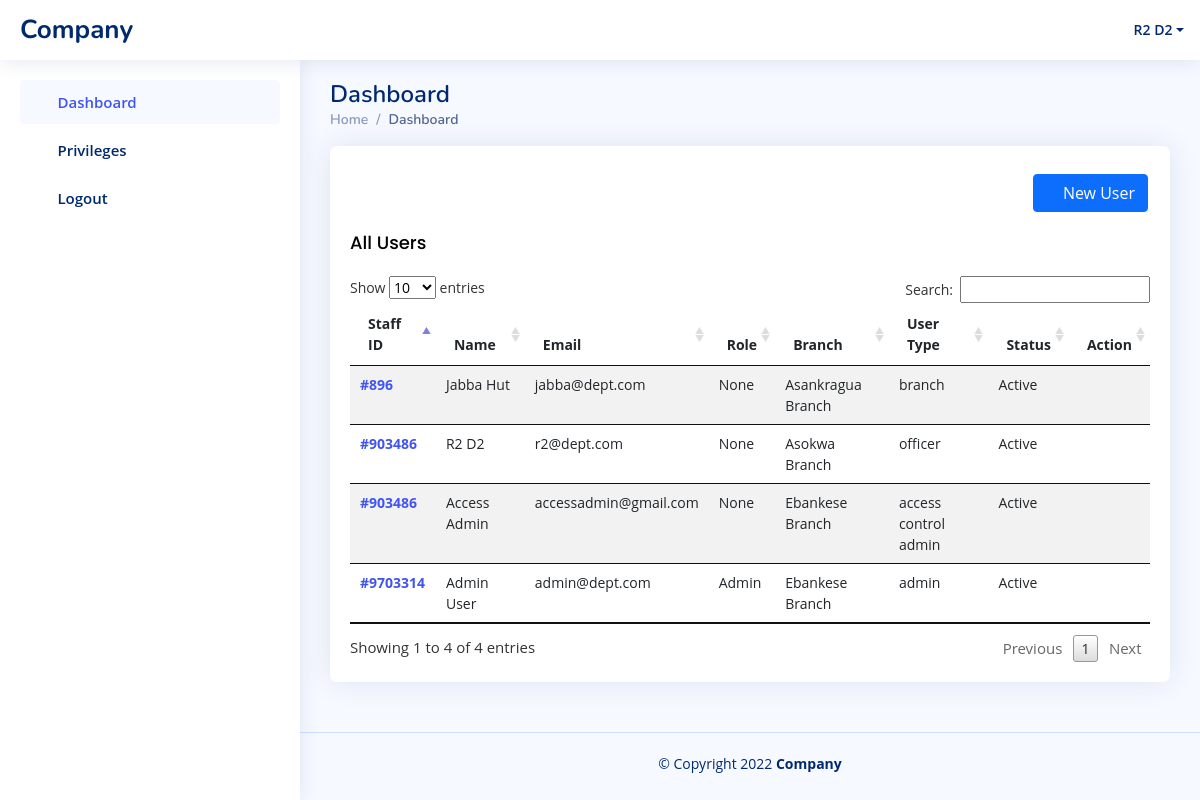
The app's page /access-control/ (signed in) with its own data.
### users/models.py (models this page shows)
class User(AbstractBaseUser, PermissionsMixin):
    email = models.EmailField(_('email address'), unique=True)
    username = models.CharField(max_length = 50, blank = True, null = True, unique = True)
    first_name = models.CharField(
        max_length=50, verbose_name=_("first name"),
    )
    middle_name = models.CharField(
        max_length=50, verbose_name=_("middle name"), null=True, blank=True
    )
    last_name = models.CharField(
        max_length=50, verbose_name=_("last name"),
    )
    BRANCH_CHOICES = (
        (2, "Ebankese Branch"),
        (3, "Accra Central Branch"),
        (4, "Republic Court Branch"),
        (5, "Kumasi Branch"),
        (6, "Tema Branch"),
        (7, "Legon Branch"),
        (8, "Abossey Okai Branch"),
        (9, "Tudu Branch"),
        (10, "Techiman Branch"),
        (11, "KNUST Brach"),
        (12, "Tamale Branch"),
        (13, "Koforidua Branch"),
        (14, "Baatsona Branch"),
        (15, "Private Panking"),
        (16, "Ashaiman Branch"),
        (17, "Takoradi Branch"),
        (18, "Kasoa Branch"),
        (19, "Post Office Square Branch"),
        (20, "Adabraka Branch"),
        (21, "Agona Swedru Branch"),
        (22, "Cape Coast Branch"),
        (23, "Winneba Branch"),
        (24, "Asamankese Branch"),
        (25, "Dansoman Branch"),
        (26, "Accra Newtown Branch"),
        (27, "Sefwi Wiawso"),
        (28, "Essam Branch"),
        (29, "Asankragua Branch"),
        (30, "Sefwi Bekwai Branch "),
        (31, "Akontombra Branch"),
        (32, "Juaboso"),
        (33, "Asempaneye Branch"),
        (34, "Madina Branch"),
        (35, "Goaso Branch"),
        (36, "Achimota Branch"),
        (37, "Asokwa Branch"),
        (38, "Tema Community 25 Branch"),
        (39, "Bolgatanga Branch"),
        (40, "Adjiringanor Branch"),
    )
    branch = models.PositiveBigIntegerField(choices=BRANCH_CHOICES,null=True,blank=True)
    is_staff = models.BooleanField(default=False)
    is_active = models.BooleanField(default=True)
    is_branch_user = models.BooleanField(default=False)
    is_head_office_user = models.BooleanField(default=False)
    staff_id = models.CharField(max_length=50,null=True,blank=True)
    is_delete_requested = models.BooleanField(default= False)
    USER_TYPE_CHOICES = (
        (1, 'branch'),
        (2, 'officer'),
        (3, 'admin'),
        (4,'access control admin'),
        (5,'access control staff'),
    )
    role = models.CharField(max_length=200,null=True,blank = True)
    user_type = models.PositiveSmallIntegerField(
        choices=USER_TYPE_CHOICES,null=True,blank=True)
    date_started = models.DateTimeField(default=timezone.now)
    objects = CustomUserManager()
    USERNAME_FIELD = 'email'
    REQUIRED_FIELDS = [ 'first_name', 'last_name']
    def __str__(self):
        return f'{self.first_name} {self.last_name}'

### access_control/views.py (the view)
# urls.py: path('',views.dashboard,name='dashboard'),
@login_required
def dashboard(request):
    context = {}
    users = User.objects.all()
    context['users'] = users
    context['form'] = UserRegistrationForm
    return render(request,'access_control/dashboard.html',context)

### access_control/templates/access_control/dashboard.html (shortened to what this page needs)
{% extends 'access_control/base.html' %}{% load crispy_forms_tags %}
{% block content %}
<div class="pagetitle">
    <h1>Dashboard</h1>
    <nav>
      <ol class="breadcrumb">
        <li class="breadcrumb-item"><a href="index.html">Home</a></li>
        <li class="breadcrumb-item active">Dashboard</li>
      </ol>
    </nav>
  </div>
  <section class="section dashboard">
    <div class="row">
      <div class="col-lg-12">
        <div class="row">
          <div class="col-12">
            <div class="card" style="border-radius: 7px;">
              <br>
                <div class="well-sm col-sm-12" style="padding-right: 22px;">
                  <button type="button" style="float: right;" class="btn btn-primary mt-1" data-bs-toggle="modal" data-bs-target="#verticalycentered2"><i class="bi bi-plus-square"></i>
                    New User
                  </button>
                </div>
              <div class="card-body" >
                <h5 class="card-title" style="color: black;">All Users</h5>
                <table id="dataTable" class="table table-striped">
                  <thead>
                    <tr>
                      <th scope="col" style="text-align:left">Staff ID</th>
                      <th scope="col" style="text-align:left">Name</th>
                      <th scope="col" style="text-align:left">Email</th>
                      <th scope="col" style="text-align:left">Role</th>
                      <th scope="col" style="text-align:left">Branch</th>
                      <th scope="col" style="text-align:left">User Type</th>
                      <th scope="col" style="text-align:left">Status</th>
                      <th scope="col" style="text-align:left">Action</th>
                    </tr>
                  </thead>
                  <tbody>
                    {% for u in users %}
                    <tr style="text-align:left">
                        <th scope="row"><a href="{% url 'access_control:user-action' u.id %}" >#{{u.staff_id}}</a></th>
                        <td>{{u }}</td>
                        <td>{{ u.email }}</td>
                        <td>{{ u.role }}</td>
                        <td>{{ u.get_branch_display}}</td>
                        <td>{{u.get_user_type_display }}</td>
                        <td>
                          {% if  u.is_delete_requested %}
                            Pending Account Deletion
                          {% elif u.is_active %}
                            Active
                            {% else %}
                            Pending Account Creation
                          {% endif %}
                        </td>
                        <th style="text-align:left" scope="row">
                          <a href="{% url 'access_control:user-action' u.id %}" ><i class="bi bi-eye-fill" data-toggle="tooltip" data-placement="top" title="Close"></i></a>
                        </th>
                      </tr>
                    {% endfor %}
                  </tbody>
                </table>
              </div>
            </div>
          </div>
        </div>
      </div>
    </div>
  </section>
{% endblock %}

### access_control/templates/access_control/base.html (shortened to what this page needs)
{% load static %}
{% load crispy_forms_tags %}
<!DOCTYPE html>
<html lang="en">
  <head>
    <link
      rel="stylesheet"
      href="{% static 'assets/fonts/open-sans-v29-latin-300.woff' %}"
    />
    <link
      rel="stylesheet"
      href="{% static 'assets/fonts/nunito-v24-latin-300.woff' %}"
    />
    <link
      rel="stylesheet"
      href="{% static 'assets/fonts/poppins-v20-latin-300.woff' %}"
    />
    <link
      href="{% static 'assets/vendor/bootstrap/css/bootstrap.min.css' %}"
      rel="stylesheet"
    />
    <link
      href="{% static 'assets/vendor/bootstrap-icons/bootstrap-icons.css' %}"
      rel="stylesheet"
    />
    <link
      href="{% static 'assets/vendor/boxicons/css/boxicons.min.css' %}"
      rel="stylesheet"
    />
    <link
      href="{% static 'assets/vendor/quill/quill.snow.css' %}"
      rel="stylesheet"
    />
    <link
      href="{% static 'assets/vendor/quill/quill.bubble.css' %}"
      rel="stylesheet"
    />
    <link
      href="{% static 'assets/vendor/remixicon/remixicon.css' %}"
      rel="stylesheet"
    />
    <link
      href="{% static 'assets/vendor/datatables/datatables/media/css/jquery.dataTables.css' %}"
      rel="stylesheet"
    />
    <link
      href="{% static 'assets/vendor/datatables/datatables/media/js/jquery.dataTables.min.js' %}"
      rel="stylesheet"
    />
    <link href="{% static 'assets/vendor/filepond/dist/filepond.css' %}" rel="stylesheet">
    <link href="{% static 'assets/css/style.css' %}" rel="stylesheet" />
  </head>
  <body>
    <header id="header" class="header fixed-top d-flex align-items-center">
      <div class="d-flex align-items-center justify-content-between">
        <a href="/" class="logo d-flex align-items-center">
          <span class="d-none d-lg-block">Company</span>
        </a>
      </div>
      <nav class="header-nav ms-auto">
        <ul class="d-flex align-items-center">
          <li class="nav-item dropdown pe-3">
            <a
              class="nav-link nav-profile d-flex align-items-center pe-0"
              href="#"
              data-bs-toggle="dropdown"
            >
              <i class="bx bxs-user bx-sm"></i>
              <span class="d-none d-md-block dropdown-toggle ps-2"
                >{{user}}</span
              > </a
            >
          </li>
        </ul>
      </nav>
    </header>
    {% include 'access_control/sidebar.html' %}
    <main id="main" class="main">
     {% block content %}
     {% endblock %}
    </main>
    <footer id="footer" class="footer">
      <div class="copyright">
        &copy; Copyright <span id = "copyright-year"></span> <strong><span>Company</span></strong>
      </div>
    </footer>
  </body>
</html>

### static/assets/css/style.css (style rules this page uses)
:root { scroll-behavior: smooth; }
body { font-family: "Open Sans", sans-serif; background: #f6f9ff; color: #444444; }
a { color: #4154f1; text-decoration: none; }
h1, h2, h3, h4, h5, h6 { font-family: "Nunito", sans-serif; }
#main { margin-top: 60px; padding: 20px 30px; transition: all 0.3s; }
.pagetitle { margin-bottom: 10px; }
.pagetitle h1 { font-size: 24px; margin-bottom: 0; font-weight: 600; color: #012970; }
.card { margin-bottom: 30px; border: none; border-radius: 10px; box-shadow: 0px 0 30px rgba(1, 41, 112, 0.1); }
.card-title { padding: 20px 0 15px 0; font-size: 18px; font-weight: 500; color: #012970; font-family: "Poppins", sans-serif; }
.card-body { padding: 0 20px 20px 20px; }
.breadcrumb { font-size: 14px; font-family: "Nunito", sans-serif; color: #899bbd; font-weight: 600; }
.breadcrumb a { color: #899bbd; transition: 0.3s; }
.breadcrumb .breadcrumb-item::before { color: #899bbd; }
.breadcrumb .active { color: #51678f; font-weight: 600; }
.logo { line-height: 1; }
@media (min-width: 1200px) { .logo { width: 280px; } }
.logo span { font-size: 26px; font-weight: 700; color: #012970; font-family: "Nunito", sans-serif; }
.header { transition: all 0.5s; z-index: 997; height: 60px; box-shadow: 0px 2px 20px rgba(1, 41, 112, 0.1); background-color: #fff; padding-left: 20px; }
.header-nav ul { list-style: none; }
.header-nav > ul { margin: 0; padding: 0; }
.header-nav .nav-profile { color: #012970; }
.header-nav .nav-profile span { font-size: 14px; font-weight: 600; }
@media (min-width: 1200px) { #main, #footer { margin-left: 300px; } }
.footer { padding: 20px 0; font-size: 14px; transition: all 0.3s; border-top: 1px solid #cddfff; }
.footer .copyright { text-align: center; color: #012970; }

### records on screen
User: first_name+last_name "R2 D2", staff_id "903486", email "r2@dept.com", role "None", branch "Asokwa Branch", user_type "officer", is_delete_requested "Active"
User: staff_id "9703314", first_name+last_name "Admin User", email "admin@dept.com", role "Admin", branch "Ebankese Branch", user_type "admin", is_delete_requested "Active"
User: staff_id "896", first_name+last_name "Jabba Hut", email "jabba@dept.com", role "None", branch "Asankragua Branch", user_type "branch", is_delete_requested "Active"
User: staff_id "903486", first_name+last_name "Access Admin", email "accessadmin@gmail.com", role "None", branch "Ebankese Branch", user_type "access control admin", is_delete_requested "Active"
